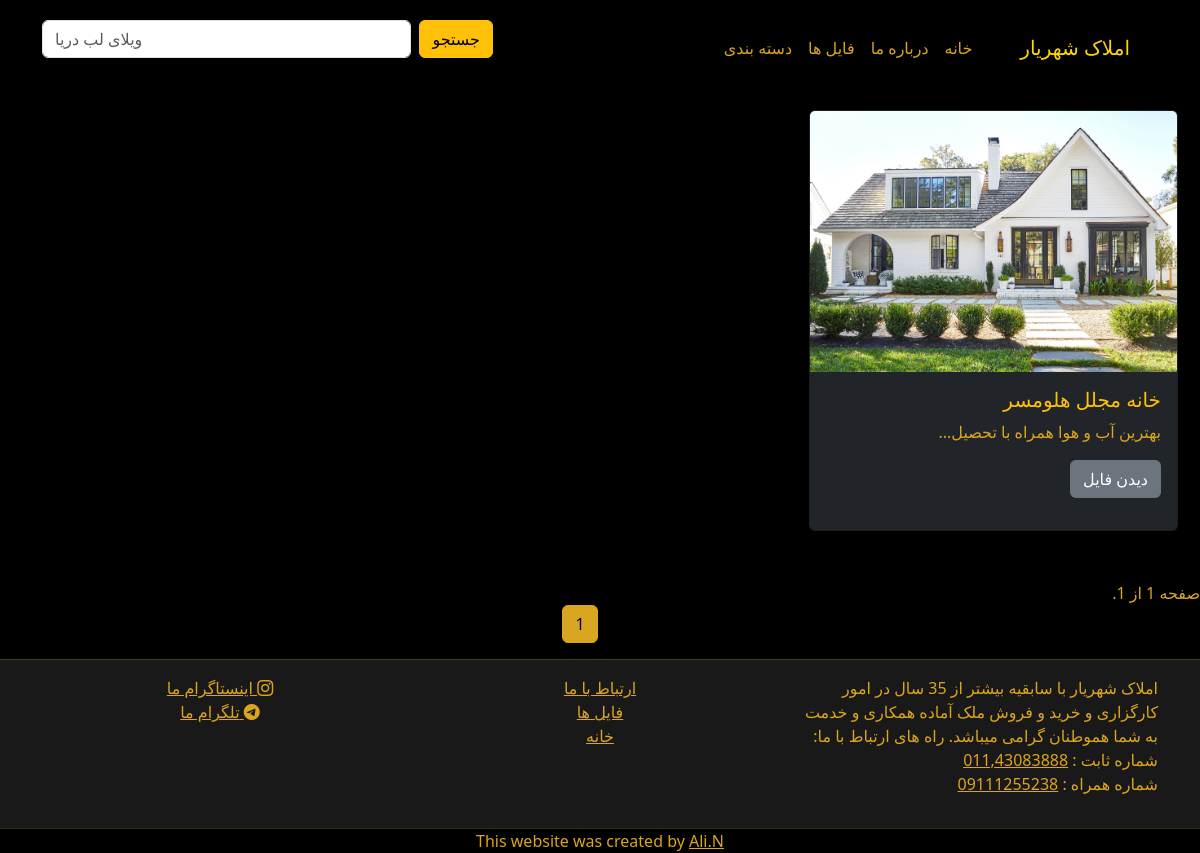
Page /categories/price_range/1/ on the committed database.
### pages/models.py (models this page shows, shortened)
class CaseModel(models.Model):
    title = models.CharField(max_length=120)
    description = models.TextField()
    date = models.DateTimeField(auto_now_add=True)
    image = models.ImageField(upload_to='images')
    image2 = models.ImageField(upload_to='images', null=True, blank=True, default=None)
    image3 = models.ImageField(upload_to='images', null=True, blank=True, default=None)
    image4 = models.ImageField(upload_to='images', null=True, blank=True, default=None)
    slug = models.SlugField(max_length=32, unique=True, allow_unicode=True, blank=True)
    location = models.ForeignKey(to=LocationCategory, on_delete=models.PROTECT, blank=True, null=True)
    price_range = models.ForeignKey(to=PriceCategory, on_delete=models.PROTECT, blank=True, null=True, default=2)
    type_r = models.ForeignKey(to=TypeCategory, on_delete=models.PROTECT, blank=True, null=True,)
    def get_absolute_url(self):
        return reverse("file_page", kwargs={"slug": self.slug})

### pages/views.py (the view)
# urls.py: path('categories/price_range/<int:pk>/', PriceRangeListView.as_view(), name='price_page'),
class PriceRangeListView(ListView):
    model = CaseModel
    template_name = 'pages/price_range.html'
    paginate_by = 20
    def get_context_data(self, **kwargs: Any) -> dict[str, Any]:
        context = super().get_context_data(**kwargs)
        context['cases'] = CaseModel.objects.all().filter(price_range_id__exact=self.kwargs['pk'])
        return context

### templates/pages/price_range.html (shortened to what this page needs)
{% extends "base.html" %}
{% block content %}
<div style="margin: 10px;" class="row row-cols-1 row-cols-md-3 g-4">
{% for case in cases %}
    <div class="col">
      <div class="card h-100 text-bg-dark mb-3">
        <img src={{ case.image.url }} class="card-img-top" alt="فایل املاک">
        <div class="card-body">
          <h5 class="card-title text-warning">{{ case.title }}</h5>
          <p style="color: goldenrod;" class="card-text">{{ case.description|slice:30 }}...</p>
          <a href={{ case.get_absolute_url }} class="btn text-bg-secondary">دیدن فایل</a>
        </div>
      </div>
    </div>
{% endfor %}
</div>
<div style="margin-top: 50px;" class="pagination">
  <span style="text-align: right; align-items: flex-end;" class="step-links">
      <span style="text-align: right;" class="current">
          صفحه {{ page_obj.number }} از {{ page_obj.paginator.num_pages }}.
      </span>
  </span>
</div>
<nav aria-label="Page navigation example">
  <ul class="pagination justify-content-center">
    <li class="page-item active"><a class="page-link" href="?page={{ page_obj.number }}" aria-current="page">{{ page_obj.number }}</a></li>
  </ul>
</nav>
{% endblock content %}

### templates/base.html (style rules this page uses)
.card { display:inline-block; }
a { color: goldenrod; }

### templates/pages/price_range.html (style rules this page uses)
.pagination > li > a { background-color: dimgray; color: goldenrod; border-color: yellow }
.pagination > .active > a { color: black; background-color: goldenrod !Important; border: solid 1px goldenrod !Important; }

### rows in the picture
CaseModel: image (picture), title "خانه مجلل هلومسر", description "بهترین آب و هوا همراه با تحصیل"

### other values in the picture
{{ page_obj.paginator.num_pages }} "1"
{{ page_obj.number }} "1"
